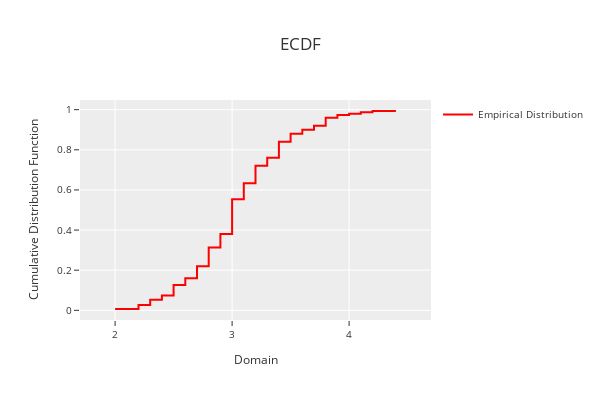

Here is the notebook cell this chart was saved with:
### Code cell
phitter_cont.plot_ecdf()

### Figure 1 — Plotly figure (JSON) as saved in the notebook; plotly's stock layout.template omitted (floating-point values rounded to 4 significant figures)
{"data": [{"line": {"color": "rgba(255,0,0,1)", "width": 2}, "mode": "lines", "name": "Empirical Distribution", "showlegend": true, "type": "scatter", "x": [2, 2.2, 2.2, 2.3, 2.3, 2.4, 2.4, 2.5, 2.5, 2.6, 2.6, 2.7, 2.7, 2.8, 2.8, 2.9, 2.9, 3, 3, 3.1, 3.1, 3.2, 3.2, 3.3, 3.3, 3.4, 3.4, 3.5, 3.5, 3.6, 3.6, 3.7, 3.7, 3.8, 3.8, 3.9, 3.9, 4, 4, 4.1, 4.1, 4.2, 4.2, 4.4], "y": [0.006667, 0.006667, 0.02667, 0.02667, 0.05333, 0.05333, 0.07333, 0.07333, 0.1267, 0.1267, 0.16, 0.16, 0.22, 0.22, 0.3133, 0.3133, 0.38, 0.38, 0.5533, 0.5533, 0.6333, 0.6333, 0.72, 0.72, 0.76, 0.76, 0.84, 0.84, 0.88, 0.88, 0.9, 0.9, 0.92, 0.92, 0.96, 0.96, 0.9733, 0.9733, 0.98, 0.98, 0.9867, 0.9867, 0.9933, 0.9933, 1]}], "layout": {"height": 400, "legend": {"font": {"size": 10}, "orientation": "v", "title": {"font": {"size": 10}}, "xanchor": "left", "y": 1, "yanchor": "auto"}, "title": {"text": "ECDF"}, "width": 600, "xaxis": {"range": [1.7, 4.7], "tickfont": {"size": 10}, "title": {"font": {"size": 12}, "text": "Domain"}}, "yaxis": {"tickfont": {"size": 10}, "title": {"font": {"size": 12}, "text": "Cumulative Distribution Function"}}}}
